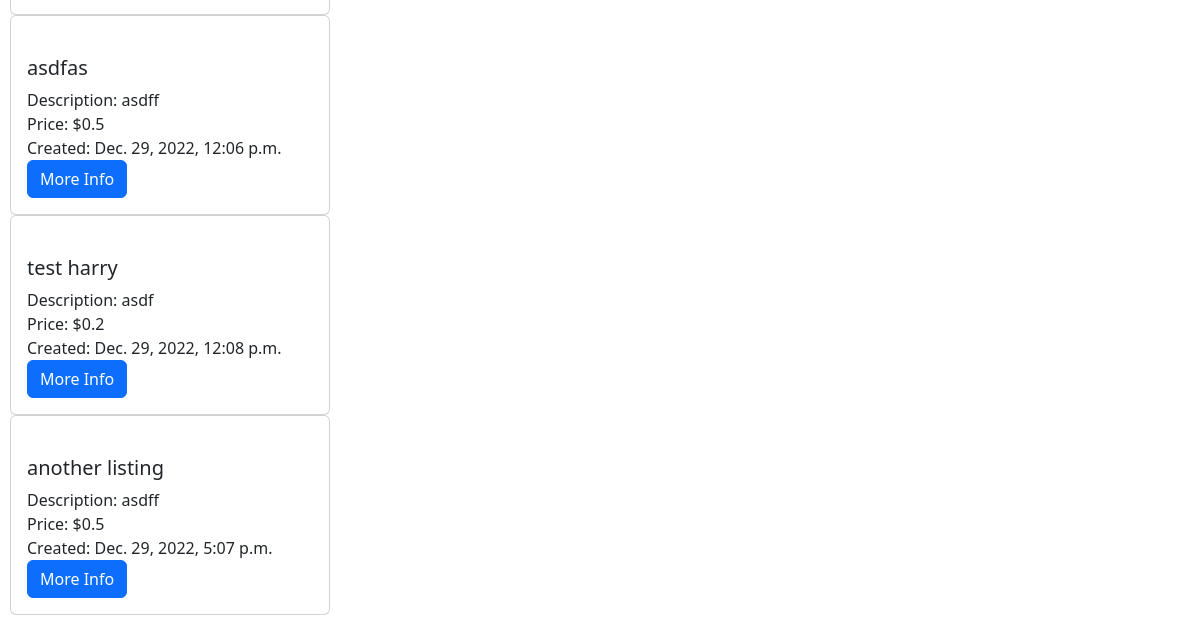
The page / (signed in, lower part) on the database as committed earlier.
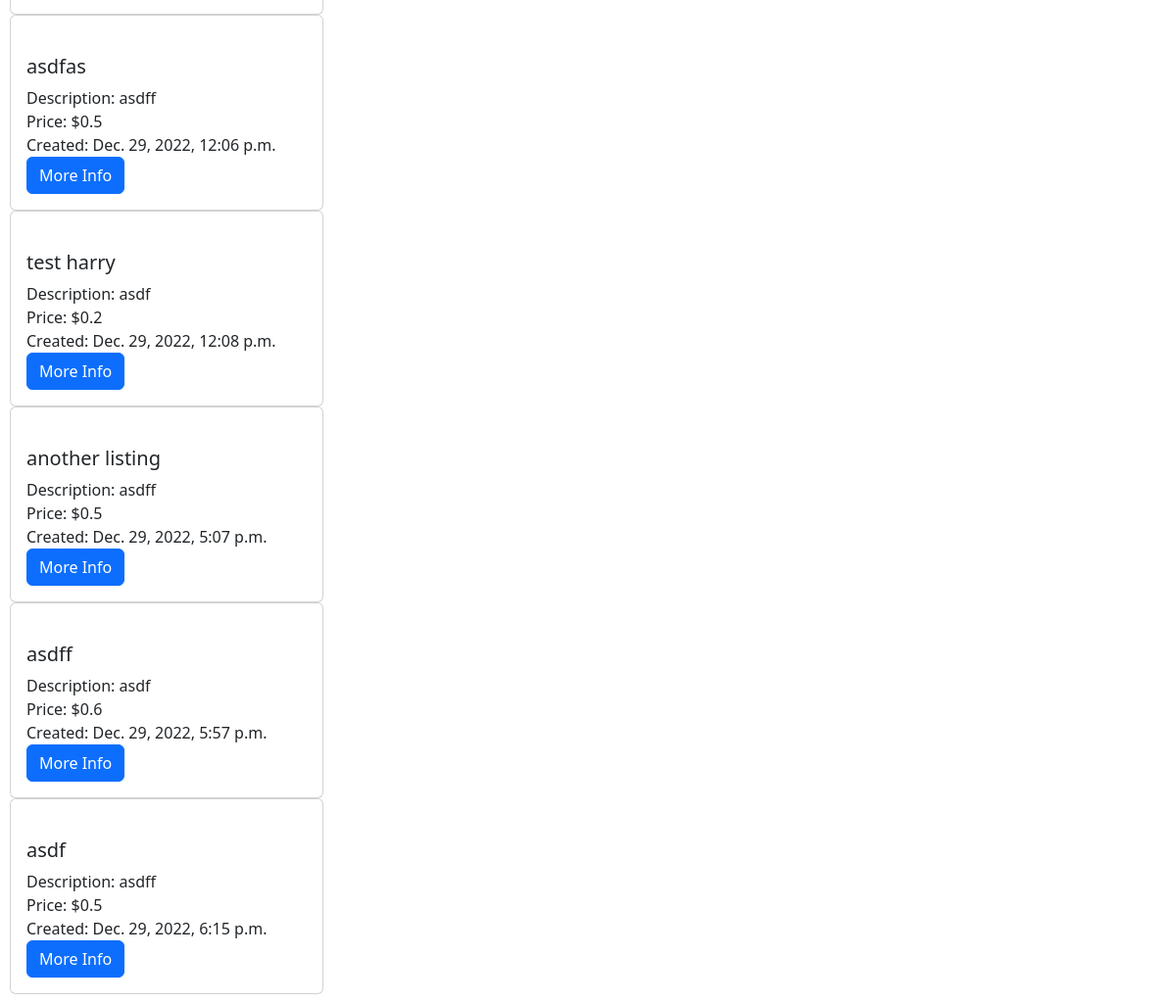
The same page on the database as committed later.
### auctions/models.py (models this page shows, shortened)
class Listings(models.Model):
    creator = models.ForeignKey(
        User, on_delete=models.PROTECT, related_name="get_creator_listings", blank=False)
    buyer = models.ForeignKey(
        User, blank=True, null=True, on_delete=models.PROTECT, related_name="get_buyer_listings")
    watchers = models.ManyToManyField(
        User, blank=True, related_name="get_watched_listings")
    title = models.CharField(max_length=64)
    description = models.CharField(max_length=300)
    startingBid = models.FloatField(max_length=64)
    createdDate = models.DateTimeField(auto_now_add=True)
    active = models.BooleanField(default=True)
    url = models.CharField(max_length=128, blank=True)
    category = models.CharField(
        max_length=45)

### auctions/views.py (the view)
# urls.py: path("", views.activeListings, name="activeListings"),
@login_required
def activeListings(request):
    returned_listing = Listings.objects.all()
    return render(request, "auctions/index.html", {
        "listings": Listings.objects.all()
    })

### auctions/templates/auctions/index.html (shortened to what this page needs)
{% extends "auctions/layout.html" %}
{% load static %}
{% block body %}
    {% for listing in listings %}
    {% if listing.active == True %}
    <div id="container_card">
        <div class="card">
            <a href="{% url 'listings' listing.id %}" class="card-link">
            </a>
            <div class="card-body">
                <ul class="list-group list-group-flush">
                    <li>
                        <h5>{{ listing.title}}</h5>
                    </li>
                    <li>Description: {{ listing.description}}</li>
                    <li>Price: ${{ listing.startingBid}}</li>
                    <li>Created: {{ listing.createdDate}}</li>
                    <li><a class="btn btn-primary" href="{% url 'listings' listing.id %}">More Info</a></li>
                </ul>
            </div>
        </div>
    </div>
{% endif %}
{% empty %}
<p>There are currently no active listings.</p>
{% endfor %}
{% endblock %}

Rows that differ between the two databases and show on the page:
added Listings: title "asdff", description "asdf", startingBid "0.6", createdDate "Dec. 29, 2022, 5:57 p.m."
added Listings: title "asdf", description "asdff", startingBid "0.5", createdDate "Dec. 29, 2022, 6:15 p.m."
